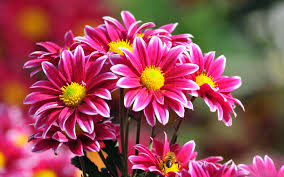
#> input picture rotate_image/flowers.jpeg, 284 x 177 px
$ python rotate_image.py
#> lines starting #> are read from the running program, lines starting #| are printed output that depends on the picture
from PIL import Image
img = Image.open("flowers.jpeg")
#> img is the input picture: PIL image 284x177 RGB; mean R, G, B 153, 74.7, 85.8

img2 = img.rotate(45)
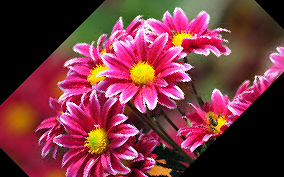
#> img2: PIL image 284x177 RGB; mean R, G, B 119.5, 53.9, 64.3
img2.save("rotated.png")
